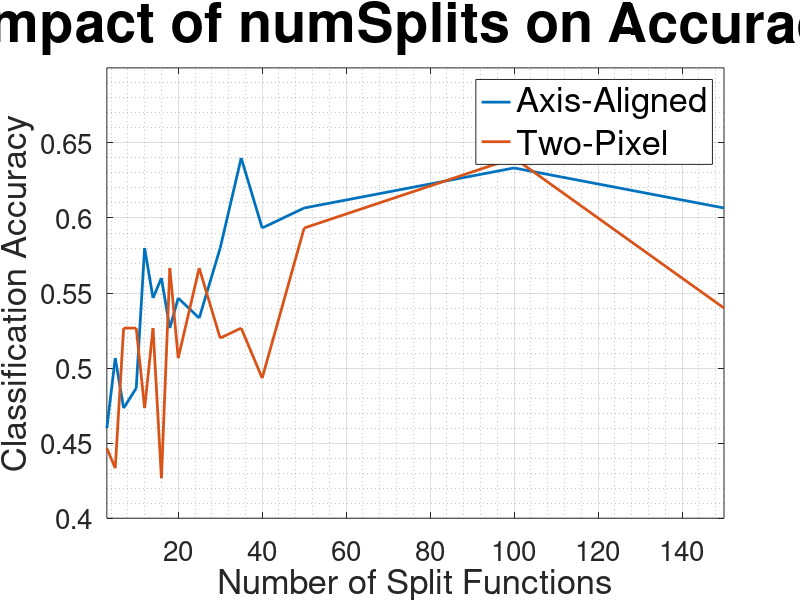

The MATLAB script that drew this image: (Note: this script raises an error after producing the figure.)
load kmeans_codebook_variation_with_splitNum_and_weak_learners.mat

figure(1);
plot(splitNum, accuracy_rf_all(1,:,1), 'LineWidth', 2);
hold on;
plot(splitNum, accuracy_rf_all(1,:,2), 'LineWidth', 2);
axis([3 150 0.4 0.7]);
set(gca,'fontsize',20);
grid on; grid minor;
title('Impact of numSplits on Accuracy','FontSize',40);
xlabel('Number of Split Functions', 'FontSize', 25);
ylabel('Classification Accuracy', 'FontSize', 25);
legend({'Axis-Aligned', 'Two-Pixel'}, 'FontSize', 25);
scale_graph;

% figure(2);
% plot(splitNum, buildRfClassifierTime_all(1,:,1), 'LineWidth', 2);
% hold on;
% plot(splitNum, buildRfClassifierTime_all(1,:,2), 'LineWidth', 2);
% axis([3 150 0 5]);
% set(gca,'fontsize',20);
% grid on; grid minor;
% title('Computational Complexity of numSplits','FontSize',40);
% xlabel('Number of Split Functions', 'FontSize', 25);
% ylabel('Time Taken to Build RF Classifier (s)', 'FontSize', 25);
% legend({'Axis-Aligned', 'Two-Pixel'}, 'FontSize', 25);
% scale_graph;


